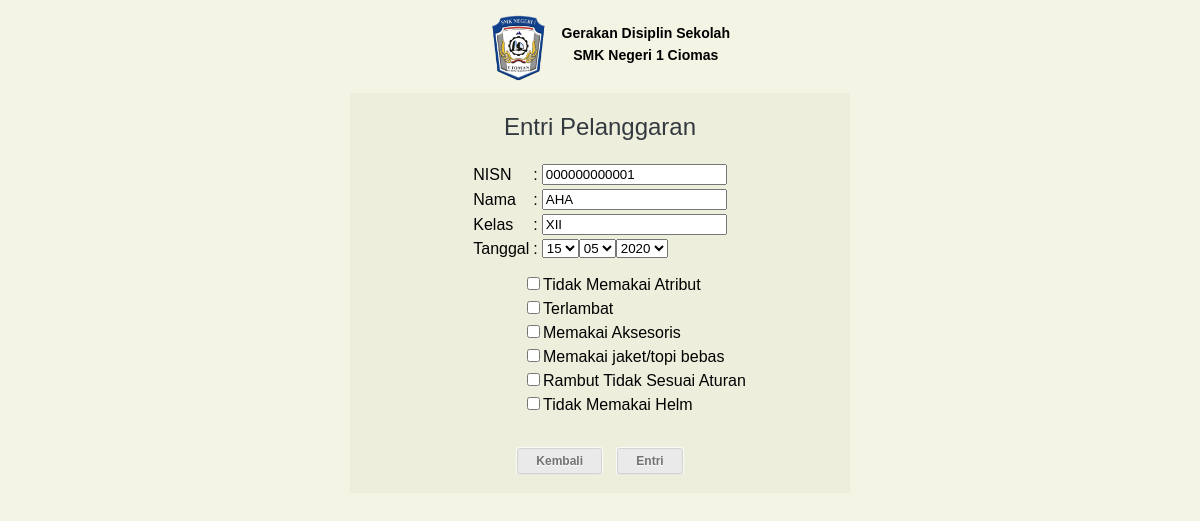
The page /admin/entriForm.php?nisn=000000000001 (signed in) on the database its author committed.
### tables this page shows
CREATE TABLE IF NOT EXISTS `siswa` (
  `nisn` varchar(12) DEFAULT NULL,
  `nama` varchar(255) DEFAULT NULL,
  `kelas` varchar(3) NOT NULL,
  `jurusan` varchar(3) NOT NULL,
  `namaortu` varchar(100) NOT NULL,
  `alamat` varchar(200) NOT NULL,
  `nohp` varchar(12) NOT NULL,
  `point` int(3) NOT NULL DEFAULT '100'
);

### admin/entriForm.php (the view, shortened to what this page needs)
<?php
    $nisn = $_REQUEST['nisn'];
    $sql = "select*from siswa where nisn = '$nisn'";
    $query = mysql_query($sql);
    $data = mysql_fetch_assoc($query);
    $tgl=date('d');
    $bln=date('m');
  $thn=date('Y');
?>
<html>
<head>
    <link rel="stylesheet" href="../css/entriForm.css" type="text/css">
</head>
<body>
<div class="bungkus">
<form action="kurangpoint.php" method="POST">
	<h3 style="float:right; text-align:center; margin:15px 370px 0 0;">
	Gerakan Disiplin Sekolah<br>SMK Negeri 1 Ciomas</h3>
	<img src="../images/baru.png" width="auto" height="70px" style="float:left; margin:5px 0 0 385px;">
  <div class="content">
	<table border="0" align="center">
        <caption><h2>Entri Pelanggaran</h2></caption>
        <tbody>
        <tr>
            <td>NISN</td>
            <td>:</td>
            <td><input type="text" name="nisn" value="<?php echo $data['nisn'] ?>" readonly></td>
        </tr>
        <tr>
            <td>Nama</td>
            <td>:</td>
            <td><input type="text" name="nama" value="<?php echo $data['nama'] ?>" readonly></td>
        </tr>
		<tr>
            <td>Kelas</td>
            <td>:</td>
            <td><input type="text" name="kelas" value="<?php echo $data['kelas'] ?>" readonly></td>
        </tr>
		<tr>
		<td>Tanggal</td>
		<td>:</td>
		<td>
		<?php
			echo"<select name=tanggal readonly><option value=$tgl>$tgl</option></select>";
			echo"<select name=bulan readonly><option value=$bln>$bln</option></select>";
			echo"<select name=tahun readonly><option value=$thn>$thn</option></select>";
        ?>
		</td>
		</tr>
		</table>
        <table style="margin:2% 0 5% 34%;"align="center">
        <tr><td><input type="checkbox" name="pelanggaran1" value="01">Tidak Memakai Atribut</td></tr>
        <tr><td><input type="checkbox" name="pelanggaran2" value="02">Terlambat</td></tr>
        <tr><td><input type="checkbox" name="pelanggaran3" value="03">Memakai Aksesoris</td></tr>
        <tr><td><input type="checkbox" name="pelanggaran4" value="04">Memakai jaket/topi bebas</td></tr>
        <tr><td><input type="checkbox" name="pelanggaran5" value="05">Rambut Tidak Sesuai Aturan</td></tr>
        <tr><td><input type="checkbox" name="pelanggaran6" value="06">Tidak Memakai Helm</td></tr>
        </table>
		  <a href="<?php echo $data['kelas']; ?>admin.php" class="enjoy-css">Kembali</a>
	      <input type="submit" name="kirim" value="Entri" class="enjoy-css">
</div>
</form>
</div>
</body>
</html>

### css/entriForm.css (style rules this page uses)
body { background:#f4f4e5; font:normal 12px/1.8em Arial, Helvetica, sans-serif; }
a { color:#76a0b0; text-decoration:none; }
h2 { font:normal 24px/1.5em Arial, Helvetica, sans-serif; padding:8px 0; margin:8px 0; color:#323a3f; }
.bungkus { width:1000px; margin-right: auto; margin-left: auto; }
.content { margin:10px 0 10px 250px; text-align: center; float:left; width:500px; height:400px; background-color: #eeeedd; }
.enjoy-css { display: inline-block; -webkit-box-sizing: content-box; -moz-box-sizing: content-box; box-sizing: content-box; margin: 0.5em; padding: 0 1.5em; border: 1px solid rgba(211,211,211,1); -webkit-border-radius: 0.2em; border-radius: 0.2em; font: normal normal bold 1em/2em Arial, Helvetica, sans-serif; color: rgba(114,114,114,1); -o-text-overflow: clip; text-overflow: clip; white-space: nowrap; background: rgba(234,234,234,1); -webkit-box-shadow: 0 0 1px 1px rgba(255,255,255,0.8) , 0 1px 0 0 rgba(0,0,0,0.298039) ; box-shadow: 0 0 1px 1px rgba(255,255,255,0.8) , 0 1px 0 0 rgba(0,0,0,0.298039) ; text-shadow: 0 1px 0 rgba(255,255,255,0.8) ; -webkit-transition: all 200ms cubic-bezier(0.42, 0, 0.58, 1) 10ms; -moz-transition: all 200ms cubic-bezier(0.42, 0, 0.58, 1) 10ms; -o-transition: all 200ms cubic-bezier(0.42, 0, 0.58, 1) 10ms; transition: all 200ms cubic-bezier(0.42, 0, 0.58, 1) 10ms; }

### rows shown on the page
siswa: nisn "000000000001", nama "AHA", kelas "XII"

### other values the page prints
form field tanggal "15"
form field bulan "05"
form field tahun "2020"
